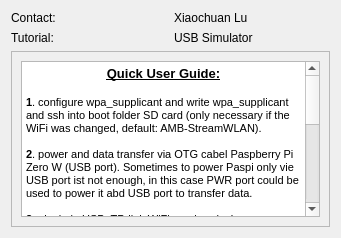
<?xml version="1.0" encoding="UTF-8"?>
<ui version="4.0">
 <class>Form</class>
 <widget class="QWidget" name="Form">
  <property name="geometry">
   <rect>
    <x>0</x>
    <y>0</y>
    <width>341</width>
    <height>238</height>
   </rect>
  </property>
  <property name="windowTitle">
   <string>About USB Simulator</string>
  </property>
  <layout class="QGridLayout" name="gridLayout_3">
   <item row="0" column="0">
    <layout class="QGridLayout" name="gridLayout">
     <item row="0" column="0">
      <widget class="QLabel" name="LB_Contact">
       <property name="text">
        <string>Contact: </string>
       </property>
      </widget>
     </item>
     <item row="0" column="1">
      <widget class="QLabel" name="LB_Name">
       <property name="text">
        <string>Xiaochuan Lu</string>
       </property>
       <property name="openExternalLinks">
        <bool>true</bool>
       </property>
      </widget>
     </item>
     <item row="1" column="0">
      <widget class="QLabel" name="LB_Tutorial">
       <property name="text">
        <string>Tutorial:</string>
       </property>
      </widget>
     </item>
     <item row="1" column="1">
      <widget class="QLabel" name="LB_TutorialLink">
       <property name="text">
        <string>USB Simulator</string>
       </property>
       <property name="openExternalLinks">
        <bool>true</bool>
       </property>
      </widget>
     </item>
    </layout>
   </item>
   <item row="1" column="0">
    <widget class="QScrollArea" name="scrollArea">
     <property name="widgetResizable">
      <bool>true</bool>
     </property>
     <widget class="QWidget" name="scrollAreaWidgetContents">
      <property name="geometry">
       <rect>
        <x>0</x>
        <y>0</y>
        <width>321</width>
        <height>178</height>
       </rect>
      </property>
      <layout class="QVBoxLayout" name="verticalLayout">
       <item>
        <widget class="QTextEdit" name="textEdit">
         <property name="html">
          <string>&lt;!DOCTYPE HTML PUBLIC &quot;-//W3C//DTD HTML 4.0//EN&quot; &quot;http://www.w3.org/TR/REC-html40/strict.dtd&quot;&gt;
&lt;html&gt;&lt;head&gt;&lt;meta name=&quot;qrichtext&quot; content=&quot;1&quot; /&gt;&lt;style type=&quot;text/css&quot;&gt;
p, li { white-space: pre-wrap; }
&lt;/style&gt;&lt;/head&gt;&lt;body style=&quot; font-family:'MS Shell Dlg 2'; font-size:8.25pt; font-weight:400; font-style:normal;&quot;&gt;
&lt;p align=&quot;center&quot; style=&quot; margin-top:0px; margin-bottom:0px; margin-left:0px; margin-right:0px; -qt-block-indent:0; text-indent:0px;&quot;&gt;&lt;span style=&quot; font-size:10pt; font-weight:600; text-decoration: underline;&quot;&gt;Quick User Guide:&lt;/span&gt;&lt;/p&gt;
&lt;p align=&quot;center&quot; style=&quot;-qt-paragraph-type:empty; margin-top:0px; margin-bottom:0px; margin-left:0px; margin-right:0px; -qt-block-indent:0; text-indent:0px; font-size:10pt; font-weight:600; text-decoration: underline;&quot;&gt;&lt;br /&gt;&lt;/p&gt;
&lt;p style=&quot; margin-top:0px; margin-bottom:0px; margin-left:0px; margin-right:0px; -qt-block-indent:0; text-indent:0px;&quot;&gt;&lt;span style=&quot; font-weight:600;&quot;&gt;1&lt;/span&gt;. configure wpa_supplicant and write wpa_supplicant and ssh into boot folder SD card (only necessary if the WiFi was changed, default: AMB-StreamWLAN).&lt;/p&gt;
&lt;p style=&quot;-qt-paragraph-type:empty; margin-top:0px; margin-bottom:0px; margin-left:0px; margin-right:0px; -qt-block-indent:0; text-indent:0px;&quot;&gt;&lt;br /&gt;&lt;/p&gt;
&lt;p style=&quot; margin-top:0px; margin-bottom:0px; margin-left:0px; margin-right:0px; -qt-block-indent:0; text-indent:0px;&quot;&gt;&lt;span style=&quot; font-weight:600;&quot;&gt;2&lt;/span&gt;. power and data transfer via OTG cabel Paspberry Pi Zero W (USB port). Sometimes to power Paspi only vie USB port ist not enough, in this case PWR port could be used to power it abd USB port to transfer data.&lt;/p&gt;
&lt;p style=&quot;-qt-paragraph-type:empty; margin-top:0px; margin-bottom:0px; margin-left:0px; margin-right:0px; -qt-block-indent:0; text-indent:0px;&quot;&gt;&lt;br /&gt;&lt;/p&gt;
&lt;p style=&quot; margin-top:0px; margin-bottom:0px; margin-left:0px; margin-right:0px; -qt-block-indent:0; text-indent:0px;&quot;&gt;&lt;span style=&quot; font-weight:600;&quot;&gt;3&lt;/span&gt;. plugin in USB  TP-link WiFi receiver (only necessary: if your computer does not have a WiFi unit, this means that the computer cannot detect the existing WiFi)&lt;/p&gt;
&lt;p style=&quot;-qt-paragraph-type:empty; margin-top:0px; margin-bottom:0px; margin-left:0px; margin-right:0px; -qt-block-indent:0; text-indent:0px;&quot;&gt;&lt;br /&gt;&lt;/p&gt;
&lt;p style=&quot; margin-top:0px; margin-bottom:0px; margin-left:0px; margin-right:0px; -qt-block-indent:0; text-indent:0px;&quot;&gt;&lt;span style=&quot; font-weight:600;&quot;&gt;4&lt;/span&gt;. click &lt;span style=&quot; font-weight:600;&quot;&gt;Anpassen &lt;/span&gt;with gear icon to set up putty configuration, watchdog and samba service are usually not nessary if you dont want to modify file in each USB filesystem.&lt;/p&gt;
&lt;p style=&quot;-qt-paragraph-type:empty; margin-top:0px; margin-bottom:0px; margin-left:0px; margin-right:0px; -qt-block-indent:0; text-indent:0px;&quot;&gt;&lt;br /&gt;&lt;/p&gt;
&lt;p style=&quot; margin-top:0px; margin-bottom:0px; margin-left:0px; margin-right:0px; -qt-block-indent:0; text-indent:0px;&quot;&gt;&lt;span style=&quot; font-weight:600;&quot;&gt;5&lt;/span&gt;. select one of the supported filesystems in combobox and click &lt;span style=&quot; font-weight:600;&quot;&gt;Connect.&lt;/span&gt;&lt;/p&gt;
&lt;p style=&quot;-qt-paragraph-type:empty; margin-top:0px; margin-bottom:0px; margin-left:0px; margin-right:0px; -qt-block-indent:0; text-indent:0px; font-weight:600;&quot;&gt;&lt;br /&gt;&lt;/p&gt;
&lt;p style=&quot; margin-top:0px; margin-bottom:0px; margin-left:0px; margin-right:0px; -qt-block-indent:0; text-indent:0px;&quot;&gt;&lt;span style=&quot; font-weight:600;&quot;&gt;6&lt;/span&gt;. in order to change filesystem only need to pick another filesystem from combobox and click &lt;span style=&quot; font-weight:600;&quot;&gt;Connect&lt;/span&gt;, to click disconnect first  is not nessary becasue it is automatic.&lt;/p&gt;
&lt;p style=&quot;-qt-paragraph-type:empty; margin-top:0px; margin-bottom:0px; margin-left:0px; margin-right:0px; -qt-block-indent:0; text-indent:0px;&quot;&gt;&lt;br /&gt;&lt;/p&gt;
&lt;p style=&quot; margin-top:0px; margin-bottom:0px; margin-left:0px; margin-right:0px; -qt-block-indent:0; text-indent:0px;&quot;&gt;&lt;span style=&quot; font-weight:600;&quot;&gt;7&lt;/span&gt;. send value or commad to putty via GUI is auch possible.&lt;/p&gt;&lt;/body&gt;&lt;/html&gt;</string>
         </property>
        </widget>
       </item>
      </layout>
     </widget>
    </widget>
   </item>
  </layout>
 </widget>
 <resources/>
 <connections/>
</ui>
